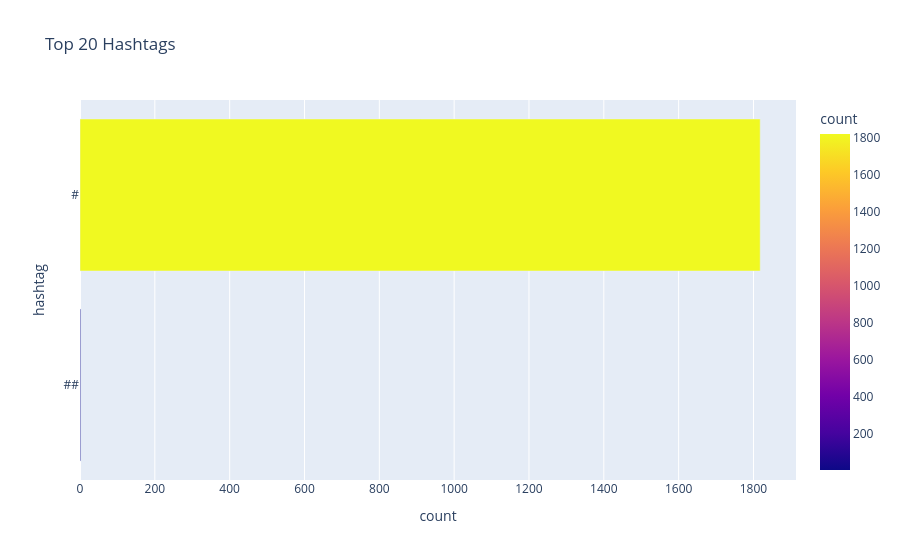

The notebook cell saved with this chart:
### Code cell
# Visualization 1: Top hashtags
import re
from collections import Counter

hashtags = []
for t in data['raw_text'].astype(str):
    hashtags.extend(re.findall(r'#+', t))
ht_freq = Counter([h.lower() for h in hashtags])
top_ht = ht_freq.most_common(20)
ht_df = pd.DataFrame(top_ht, columns=['hashtag','count'])

fig_ht = px.bar(ht_df.sort_values('count', ascending=True), x='count', y='hashtag', orientation='h', title='Top 20 Hashtags', color='count', color_continuous_scale='Plasma')
fig_ht.show()

print('Top hashtags:')
for h,c in top_ht[:10]:
    print(f'{h}: {c}')

### Figure 1 — Plotly figure (JSON) as saved in the notebook; plotly's stock layout.template omitted (floating-point values rounded to 4 significant figures)
{"data": [{"alignmentgroup": "True", "hovertemplate": "count=%{marker.color}<br>hashtag=%{y}<extra></extra>", "legendgroup": "", "marker": {"color": [2, 1818], "coloraxis": "coloraxis", "pattern": {"shape": ""}}, "name": "", "offsetgroup": "", "orientation": "h", "showlegend": false, "textposition": "auto", "type": "bar", "x": [2, 1818], "xaxis": "x", "y": ["##", "#"], "yaxis": "y"}], "layout": {"barmode": "relative", "coloraxis": {"colorbar": {"title": {"text": "count"}}, "colorscale": [[0, "#0d0887"], [0.1111, "#46039f"], [0.2222, "#7201a8"], [0.3333, "#9c179e"], [0.4444, "#bd3786"], [0.5556, "#d8576b"], [0.6667, "#ed7953"], [0.7778, "#fb9f3a"], [0.8889, "#fdca26"], [1, "#f0f921"]]}, "legend": {"tracegroupgap": 0}, "title": {"text": "Top 20 Hashtags"}, "xaxis": {"anchor": "y", "domain": [0, 1], "title": {"text": "count"}}, "yaxis": {"anchor": "x", "domain": [0, 1], "title": {"text": "hashtag"}}}}
